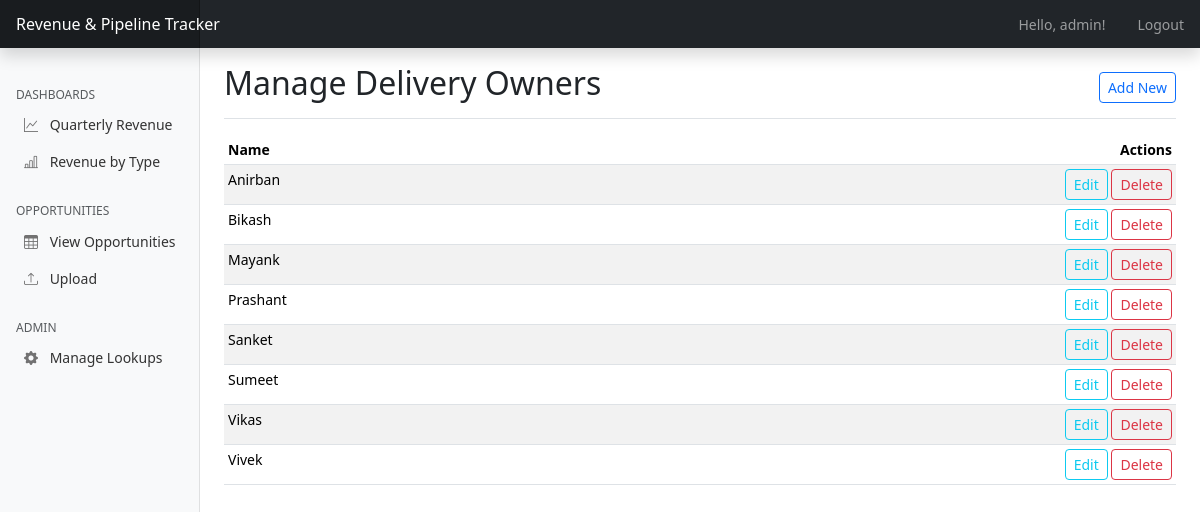
The page /admin/manage/delivery_owner (signed in) on the database its author committed.
### app.py (models this page shows, shortened)
class User(UserMixin, db.Model):
    id = db.Column(db.Integer, primary_key=True)
    username = db.Column(db.String(80), unique=True, nullable=False)
    password_hash = db.Column(db.String(120), nullable=False)
    can_upload = db.Column(db.Boolean, default=False) # New field for upload permission
    is_admin = db.Column(db.Boolean, default=False) # New field for admin permission

class DeliveryOwner(db.Model):
    id = db.Column(db.Integer, primary_key=True)
    name = db.Column(db.String(100), unique=True, nullable=False)

### app.py (the view)
@app.route('/admin/manage/<model_name>')
@admin_required
def manage_lookup_table(model_name):
    if model_name not in LOOKUP_MODELS:
        flash(f"Invalid model type: {model_name}", "danger")
        return redirect(url_for('admin_index'))
    model_info = LOOKUP_MODELS[model_name]
    ModelClass = model_info['class']
    items = ModelClass.query.order_by(ModelClass.name).all()
    return render_template('admin/list_generic.html',
                           items=items,
                           title=model_info['title'],
                           model_name=model_name)

### app.py (called while the page is built)
@login_manager.user_loader
def load_user(user_id):
    return User.query.get(int(user_id))

def admin_required(f):
    @wraps(f)
    def decorated_function(*args, **kwargs):
        if not current_user.is_authenticated or not current_user.is_admin:
            flash("You must be an admin to view this page.", "danger")
            return redirect(url_for('dashboard'))
        return f(*args, **kwargs)
    return decorated_function

@app.context_processor
def inject_lookup_data():
    return {
        'all_revenue_portfolios': RevenuePortfolio.query.order_by(RevenuePortfolio.name).all(),
        'all_units': Unit.query.order_by(Unit.name).all(),
        'all_csg_owners': CSGOwner.query.order_by(CSGOwner.name).all(),
        'all_delivery_owners': DeliveryOwner.query.order_by(DeliveryOwner.name).all(),
        'all_originating_revenue_types': OriginatingRevenueType.query.order_by(OriginatingRevenueType.name).all(),
        'all_revenue_types': RevenueType.query.order_by(RevenueType.name).all(),
        'current_user': current_user # Make current_user available in all templates
    }

### templates/admin/list_generic.html (shortened to what this page needs)
{% extends 'base.html' %}
{% block content %}
<div class="d-flex justify-content-between flex-wrap flex-md-nowrap align-items-center pt-3 pb-2 mb-3 border-bottom">
    <h1 class="h2">Manage {{ title }}</h1>
    <div class="btn-toolbar mb-2 mb-md-0">
        <a href="{{ url_for('add_lookup_item', model_name=model_name) }}" class="btn btn-sm btn-outline-primary">Add New</a>
    </div>
</div>
<div class="table-responsive">
    <table class="table table-striped table-sm">
        <thead>
            <tr>
                <th>Name</th>
                <th class="text-end">Actions</th>
            </tr>
        </thead>
        <tbody>
            {% for item in items %}
            <tr>
                <td>{{ item.name }}</td>
                <td class="text-end">
                    <a href="{{ url_for('edit_lookup_item', model_name=model_name, id=item.id) }}" class="btn btn-sm btn-outline-info">Edit</a>
                    <form action="{{ url_for('delete_lookup_item', model_name=model_name, id=item.id) }}" method="POST" class="d-inline" onsubmit="return confirm('Are you sure?');">
                        <button type="submit" class="btn btn-sm btn-outline-danger">Delete</button>
                    </form>
                </td>
            </tr>
            {% endfor %}
        </tbody>
    </table>
</div>
{% endblock %}

### templates/base.html (shortened to what this page needs)
<!doctype html>
<html lang="en">
  <head>
    <link href="https://cdn.jsdelivr.net/npm/bootstrap@5.3.3/dist/css/bootstrap.min.css" rel="stylesheet">
    <link rel="stylesheet" href="https://cdn.jsdelivr.net/npm/bootstrap-icons@1.10.3/font/bootstrap-icons.css">
  </head>
  <body>
    <header class="navbar navbar-dark sticky-top bg-dark flex-md-nowrap p-0 shadow">
      <a class="navbar-brand col-md-3 col-lg-2 me-0 px-3 fs-6" href="{{ url_for('dashboard') }}">Revenue & Pipeline Tracker</a>
      <ul class="navbar-nav flex-row ms-auto">
        {% if current_user.is_authenticated %}
            <li class="nav-item text-nowrap">
                <span class="nav-link px-3">Hello, {{ current_user.username }}!</span>
            </li>
            <li class="nav-item text-nowrap">
                <a class="nav-link px-3" href="{{ url_for('logout') }}">Logout</a>
            </li>
        {% endif %}
      </ul>
    </header>
    <div class="container-fluid">
      <div class="row">
        {% if current_user.is_authenticated %}
        <nav id="sidebarMenu" class="col-md-3 col-lg-2 d-md-block bg-light sidebar collapse">
          <div class="position-sticky pt-3 sidebar-sticky">
            <h6 class="sidebar-heading d-flex justify-content-between align-items-center px-3 mt-4 mb-1 text-muted text-uppercase">
              <span>Dashboards</span>
            </h6>
            <ul class="nav flex-column ms-2">
                <li class="nav-item">
                    <a class="nav-link" href="{{ url_for('dashboard') }}#revenueByUnitChartCard">
                        <i class="bi bi-graph-up"></i>
                        Quarterly Revenue
                    </a>
                </li>
                <li class="nav-item">
                    <a class="nav-link" href="{{ url_for('dashboard') }}#revenueByOriginatingTypeChartCard">
                        <i class="bi bi-bar-chart-line"></i>
                        Revenue by Type
                    </a>
                </li>
            </ul>
            <h6 class="sidebar-heading d-flex justify-content-between align-items-center px-3 mt-4 mb-1 text-muted text-uppercase">
              <span>Opportunities</span>
            </h6>
            <ul class="nav flex-column ms-2">
                <li class="nav-item">
                    <a class="nav-link" href="{{ url_for('opportunities') }}">
                        <i class="bi bi-table"></i>
                        View Opportunities
                    </a>
                </li>
                <li class="nav-item">
                    <a class="nav-link" href="{{ url_for('upload_spreadsheet') }}">
                        <i class="bi bi-upload"></i>
                        Upload
                    </a>
                </li>
            </ul>
            {% if current_user.is_admin %}
            <h6 class="sidebar-heading d-flex justify-content-between align-items-center px-3 mt-4 mb-1 text-muted text-uppercase">
              <span>Admin</span>
            </h6>
            <ul class="nav flex-column ms-2">
                <li class="nav-item">
                    <a class="nav-link" href="{{ url_for('admin_index') }}">
                        <i class="bi bi-gear-fill"></i> Manage Lookups
                    </a>
                </li>
            </ul>
            {% endif %}
          </div>
        </nav>
        {% endif %}
        <main class="{% if current_user.is_authenticated %}col-md-9 ms-sm-auto col-lg-10 px-md-4{% else %}col-12{% endif %}">
            {% block content %}{% endblock %}
        </main>
      </div>
    </div>
  </body>
</html>

### templates/base.html (style rules this page uses)
body { font-size: .875rem; }
.sidebar { position: fixed; top: 0; bottom: 0; left: 0; z-index: 100; padding: 48px 0 0; box-shadow: inset -1px 0 0 rgba(0, 0, 0, .1); }
.sidebar-sticky { position: relative; top: 0; height: calc(100vh - 48px); padding-top: .5rem; overflow-x: hidden; overflow-y: auto; }
.sidebar .nav-link { font-weight: 500; color: #333; }
.sidebar .nav-link .bi { margin-right: 8px; color: #727272; }
.sidebar-heading { font-size: .75rem; }
.navbar-brand { padding-top: .75rem; padding-bottom: .75rem; background-color: rgba(0, 0, 0, .25); box-shadow: inset -1px 0 0 rgba(0, 0, 0, .25); }

### rows shown on the page
User: username "admin"
DeliveryOwner: name "Anirban"
DeliveryOwner: name "Bikash"
DeliveryOwner: name "Mayank"
DeliveryOwner: name "Prashant"
DeliveryOwner: name "Sanket"
DeliveryOwner: name "Sumeet"
DeliveryOwner: name "Vikas"
DeliveryOwner: name "Vivek"

### other values the page prints
{{ title }} "Delivery Owners"
